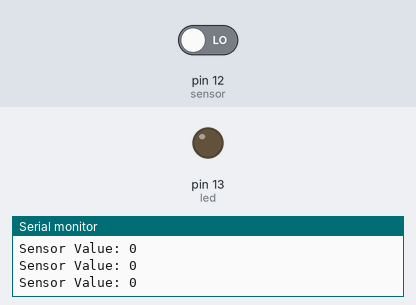
A sketch run on a simulated Arduino Uno, built with avr-gcc and run on an emulated ATmega328P. On the bench: output pins drawn as LEDs (lit = HIGH), the last lines printed to the serial monitor. The inputs (shaded band) are chosen by the test bench; at power-on: pin 12 (sensor) LOW.

Above: at 1.8 s.
1.9 s: pin 12 (sensor) driven HIGH
At 3.2 s:
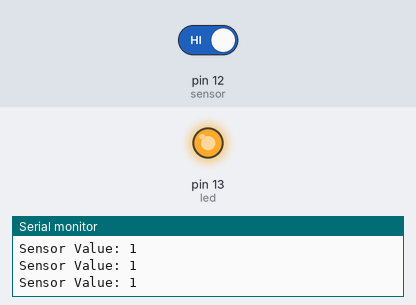
3.5 s: pin 12 (sensor) driven LOW
At 4.4 s:
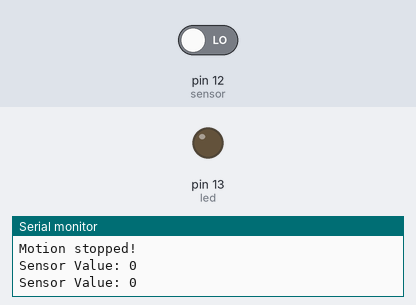
Timing chart, 0 to 6.5 s (numbered marks = the images above; inputs shaded):
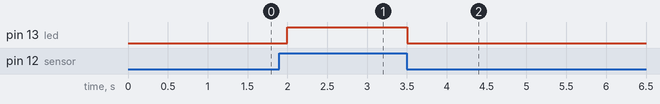

Measured:
- after the input at 1.9 s, pin 13 (led): LOW → HIGH after 0.10 s
- after the input at 3.5 s, pin 13 (led): HIGH → LOW at once

The sketch:

sketch_jun21f.ino
```cpp
// If you're using the built-in LED for testing, remember that it works with inverted logic
// (HIGH=LOW, and LOW=HIGH)
int led = 13;               // the pin that the LED is attached to
int sensor = 12;            // the pin that the sensor is attached to
int state = LOW;            // by default, no motion detected
int val = 0;                // variable to store the sensor status (value)

void setup() {
  pinMode(led, OUTPUT);     // initialize LED as an output
  pinMode(sensor, INPUT);   // initialize sensor as an input
  Serial.begin(9600);       // initialize serial communication
}

void loop() {
  val = digitalRead(sensor);    // read sensor value
  if (val == HIGH) {            // check if the sensor is HIGH
    digitalWrite(led, HIGH);    // turn LED ON

    if (state == LOW) {
      Serial.println("Motion detected!");
      state = HIGH;             // update variable state to HIGH
    }
  }
  else {
    digitalWrite(led, LOW);     // turn LED OFF

    if (state == HIGH) {
      Serial.println("Motion stopped!");
      state = LOW;              // update variable state to LOW
    }
  }

  // Print the sensor value to serial
  Serial.print("Sensor Value: ");
  Serial.println(val);

  delay(500);  // delay for stability
}
```
